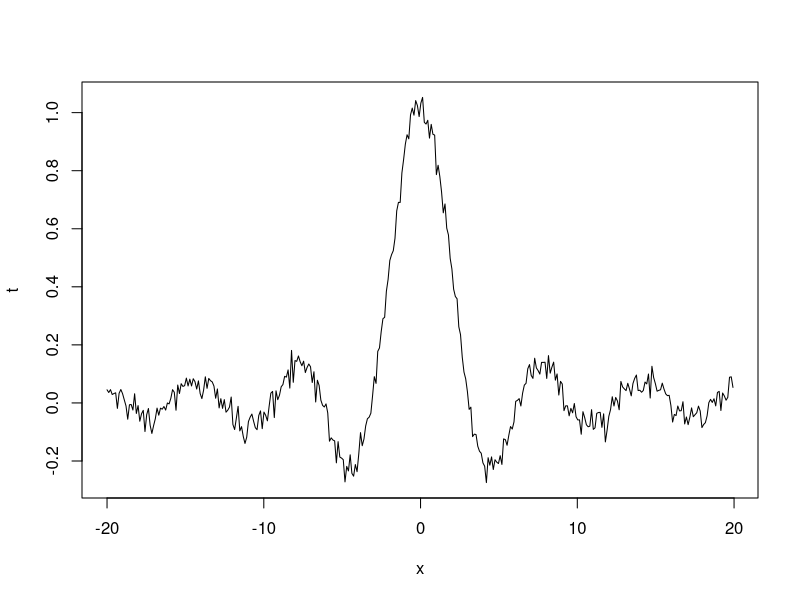
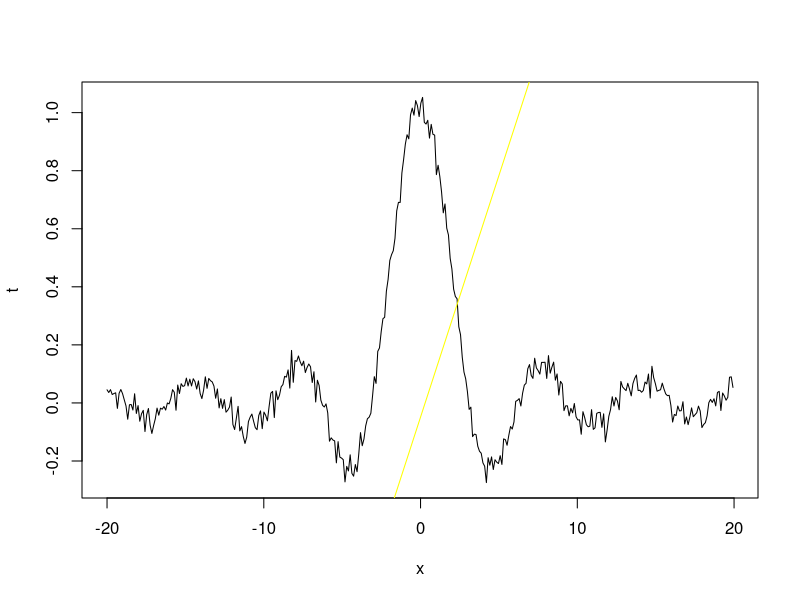
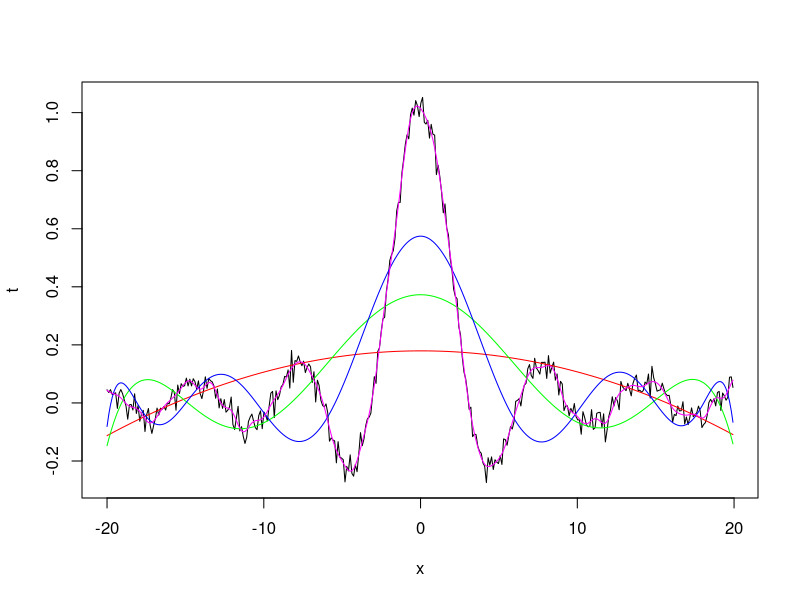
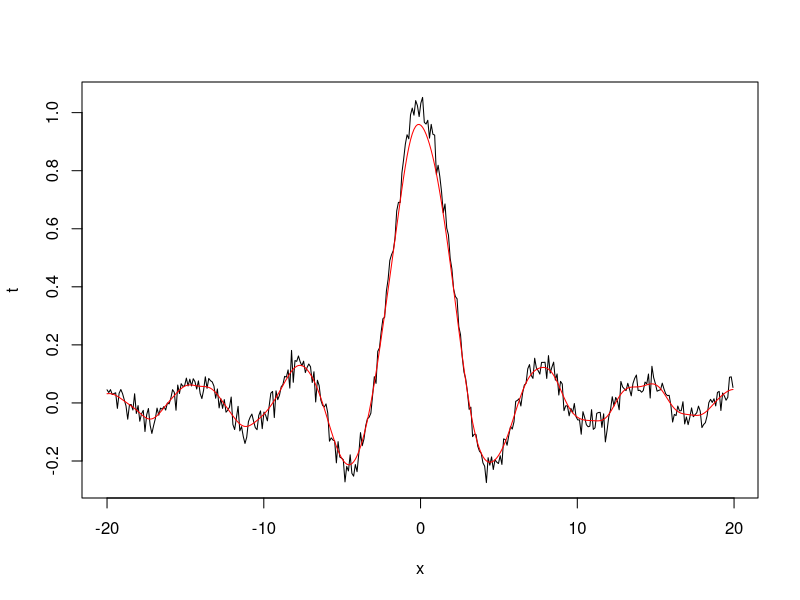

These figures' R source, in order:
####################################################################
# KBLMM - DMKM/MIRI Masters
# Lluís A. Belanche

# LAB 1: Kernel ridge regression
# version of September 2015
####################################################################

set.seed(6046)

## We first show standard (non-ridge) regression and then kernel (ridge) regression, as seen in class

###########################
## a really nice-looking function

A <- 20
x <- seq(-A,A,by=0.11)
t <- sin(x)/x + rnorm(x,sd=0.03)

plot(x,t,type="l")

###########################
## standard (non-ridge) regression

d <- data.frame(x,t)

linreg.1 <- lm (d)

plot(x,t,type="l")

abline(linreg.1, col="yellow")

## the result is obviously terrible, because our function is far from linear

## suppose we use a quadratic polynomial now:

linreg.2 <- lm (t ~ x + I(x^2), d)

plot(x,t,type="l")

points(x, predict(linreg.2), col="red", type="l")

## and keep increasing the degree ... in the end we would certainly do polynomial regression (say, degree 6):

linreg.6 <- lm (t ~ poly(x,6), d)

points(x, predict(linreg.6), col="green", type="l")

## and keep increasing the degree ... 

linreg.11 <- lm (t ~ poly(x,11), d)

points(x, predict(linreg.11), col="blue", type="l")

## we get something now ... but wait: instead of extracting new features manually (the higher order monomials), it is much better to use a kernel function: let's do kernel (ridge) regression with the RBF kernel

## the reason for using regularization is that with the RBF kernel we extract monomials to infinite degrees
## so we need to explicitly control the complexity

###########################
## kernel ridge regression

## Let's start by computing the Gaussian RBF kernel manually

N <- length(x)
sigma <- 1
kk <- tcrossprod(x)
dd <- diag(kk)

## note that 'crossprod' and 'tcrossprod' are simply matrix multiplications (i.e., dot products)
## see help(crossprod) for details

## crossprod is a function of two arguments x,y; if only one is given, the second is taken to be the same as the first

## this computes the RBF kernel rather quickly
myRBF.kernel <- exp(sigma*(-matrix(dd,N,N)-t(matrix(dd,N,N))+2*kk))

dim(myRBF.kernel)

## the first 5 entries (note diagonal is always 1)
myRBF.kernel[1:5,1:5]

## this is a good moment to review the class notes about kernel (ridge) regression

lambda <- 0.01

ident.N <- diag(rep(1,N))

alphas <- solve(myRBF.kernel + lambda*ident.N)

alphas <- alphas %*% t

lines(x,myRBF.kernel %*% alphas,col="magenta")

## not bad, a little bit wiggly, but essentially OK. The important point is that we have converted a linear technique
## into a non-linear one, by introducing the kernel

## if we add more regularization:

lambda <- 1

alphas <- solve(myRBF.kernel + lambda*ident.N)

alphas <- alphas %*% t

plot(x,t,type="l")
lines(x,myRBF.kernel %*% alphas,col="red")

## that is it.
## 
## It has to be said that the RBF kernel has a tunable parameter (sigma), which we left constant in this little exercise.
## As an indication, increasing sigma leads to a better fit to training data (danger of ending up overfitting), and decreasing sigma (towards zero) leads to a worse fit to training data (danger of ending up underfitting).
## 
## On the downside, the need of inverting a large matrix can be a big issue as N grows. Clearly we need better methods ... (although notice that the kernel matrix does not depend on data dimension)
